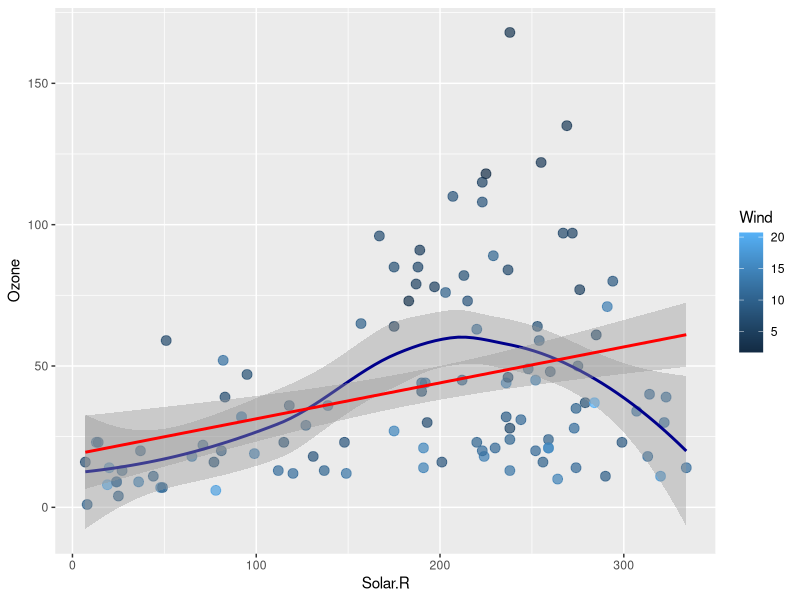
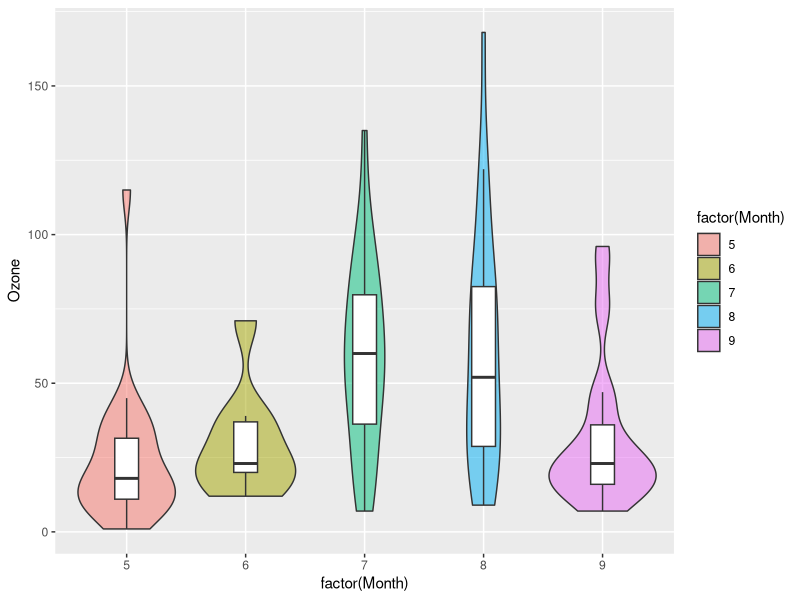
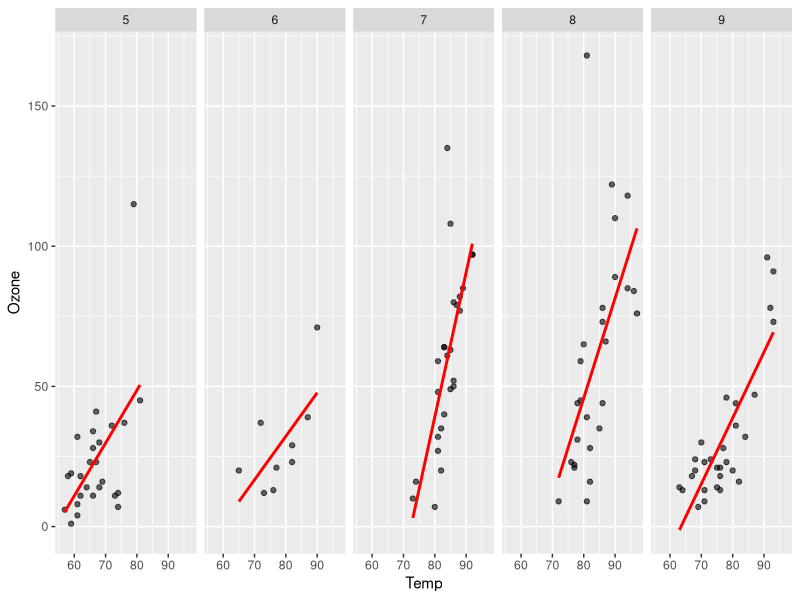
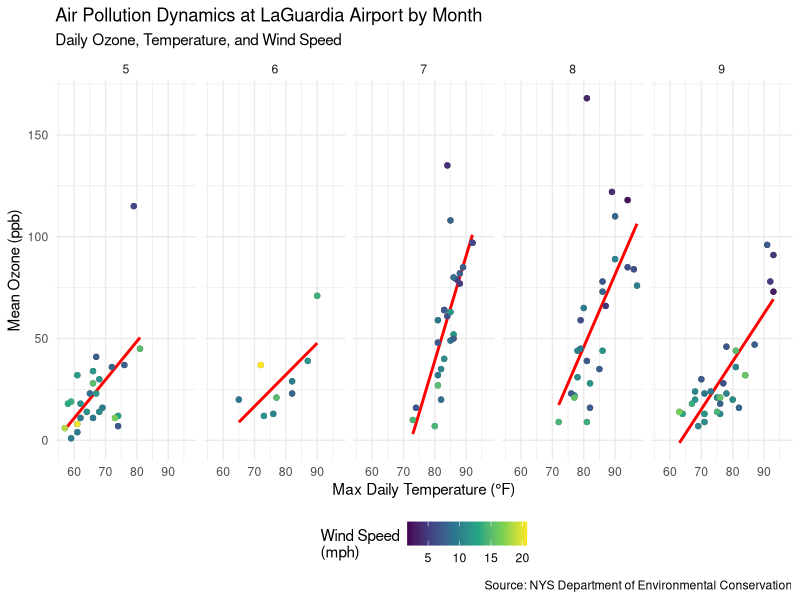

Write R code to recreate these figures, in order.
## ---- chunk 1
#| label: setup
#| message: false
library(ggplot2)
## ---- chunk 2
#| label: ex1-scatterplot
# 1. Create a scatterplot of Solar.R (x) vs Ozone (y)
# 2. Map Wind speed to the point color aesthetic
# 3. Set alpha = 0.7 and size = 3 outside aes()
# 4. Add a smooth trendline with geom_smooth(method = "loess", color = "darkblue")
p1 <- ggplot(data = airquality, 
            aes(x = Solar.R, y = Ozone)) + 
        geom_point(aes(color = Wind), 
                   size = 3, alpha = 0.7) + 
        geom_smooth(method = "loess", 
                    color = "darkblue") + 
        geom_smooth(method = "lm", 
                    color = 'red')
p1
## ---- chunk 3
#| label: ex2-distributions
# 1. Build a violin plot comparing Ozone across Months (x = factor(Month), y = Ozone)
# 2. Fill the violins by factor(Month) with alpha = 0.5
# 3. Overlay a boxplot inside the violins with width = 0.2 and fill = "white"
# 4. Suppress duplicate outlier points on the boxplot using outlier.shape = NA
p2 <- ggplot(data = airquality, 
             aes(x = factor(Month), 
                 y = Ozone 
                 )) +
      geom_violin(aes(fill = factor(Month)), 
                  alpha = 0.5) + 
      geom_boxplot(width = 0.2, 
                   fill = 'white',
                   outlier.shape = NA)
p2
## ---- chunk 4
#| label: ex3-facets
# 1. Create a scatterplot of Temp (x) vs Ozone (y)
# 2. Add points with alpha = 0.6
# 3. Add a linear regression line using geom_smooth(method = "lm", color = "red", se = FALSE)
# 4. Facet by Month into a single row using facet_wrap(~ Month, nrow = 1)
p3 <- ggplot(data = airquality, 
             aes(x = Temp, y = Ozone)) + 
      geom_point(alpha = 0.6) +
      geom_smooth(method = "lm",
                  color = 'red',
                  se = FALSE) + 
      facet_wrap(~ Month, nrow = 1)
p3
## ---- chunk 5
#| label: ex4-publication
# 1. Map Wind speed to color using scale_color_viridis_c(option = "viridis")
# 2. Add complete titles, subtitle, axis labels, and caption
# 3. Apply theme_minimal() and position the legend at the bottom
p4 <- p3 + geom_point(aes(color = Wind)) +
      scale_color_viridis_c(option = "viridis") + 
      labs(title = "Air Pollution Dynamics at LaGuardia Airport by Month",
           subtitle = "Daily Ozone, Temperature, and Wind Speed",
           x = "Max Daily Temperature (°F)",
           y = "Mean Ozone (ppb)",
           color = "Wind Speed\n(mph)",
           caption = "Source: NYS Department of Environmental Conservation") + 
      theme_minimal() + 
      theme(legend.position = "bottom")
p4
